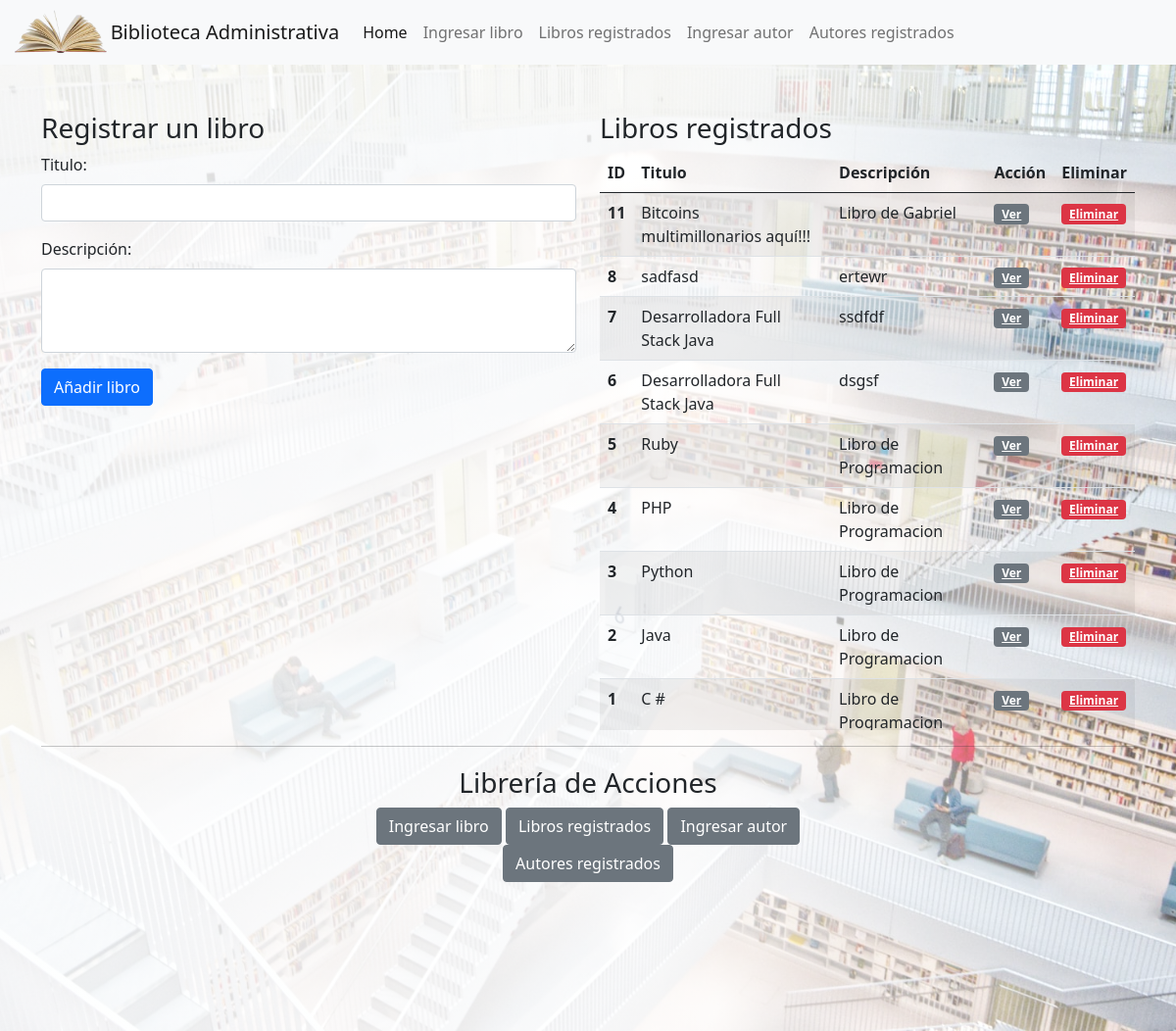
/libros, run on an earlier commit of the app's database.
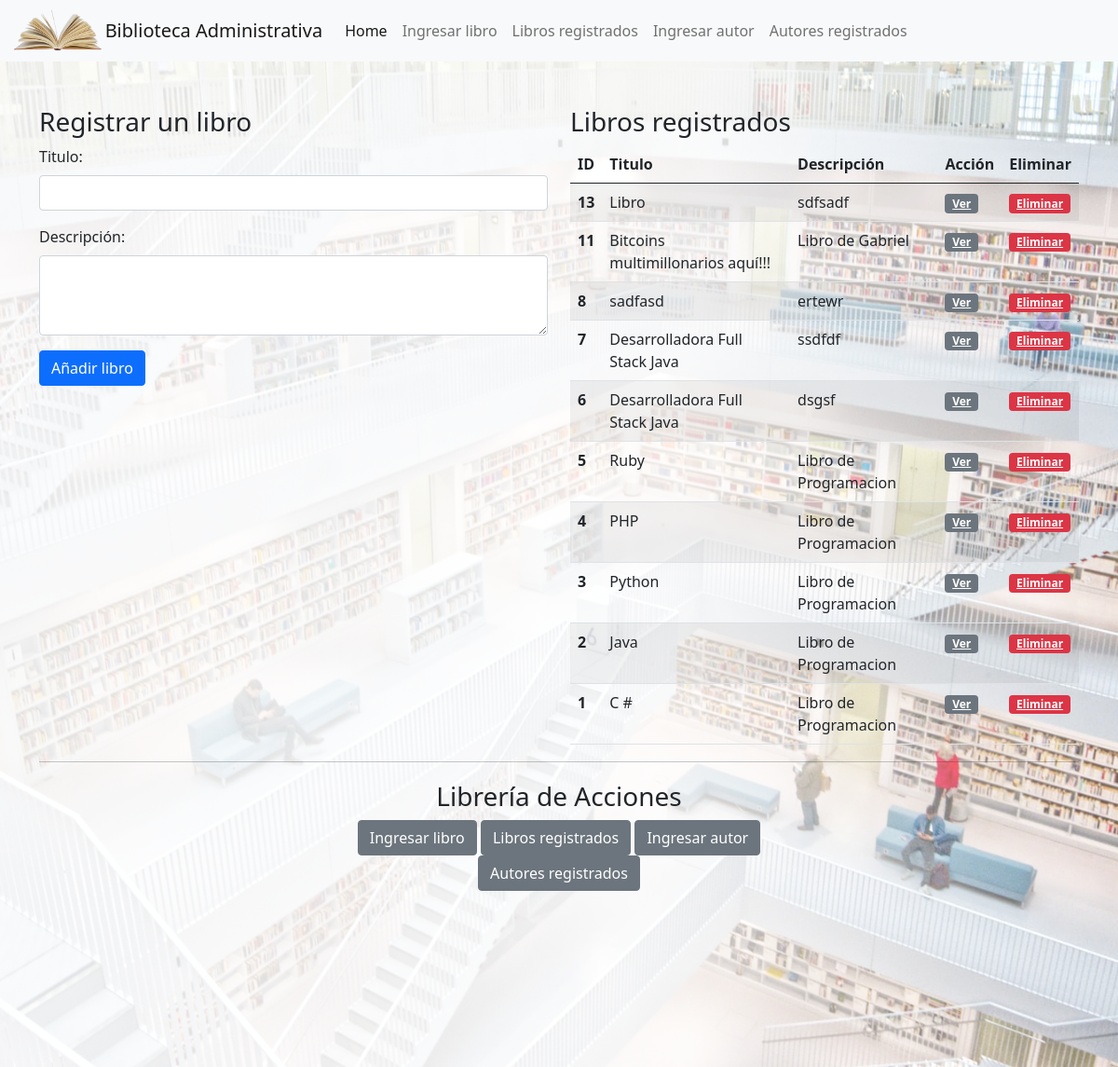
And on a later commit of the database.
### books_authors_app/models.py (models this page shows, shortened)
class Libro(models.Model):
    titulo = models.CharField(max_length=255)
    desc = models.CharField(max_length=255)
    created_at = models.DateTimeField(auto_now_add=True)
    updated_at = models.DateTimeField(auto_now_add=True)

### books_authors_app/views.py (the view)
# urls.py: path('libros', views.libros),
def libros(request):
    context = {
        'libros': Libro.objects.all()
    }
    return render(request, 'libros.html', context)

### books_authors_app/templates/libros.html (shortened to what this page needs)
<!DOCTYPE html>
<html lang="en">
<head>
    {% load static %}
    <link href="https://cdn.jsdelivr.net/npm/bootstrap@5.1.0/dist/css/bootstrap.min.css" rel="stylesheet"
>
    <link rel="stylesheet" href="{% static 'css/style.css' %}">
</head>
<body>
    <section class="bg">
        <nav class="navbar navbar-expand-lg navbar-light bg-light">
            <div class="container-fluid">
                <img src="{% static 'img/libro.png' %}" class="img-nav" /><a class="navbar-brand" href="#">Biblioteca
                    Administrativa</a>
                <div class="collapse navbar-collapse" id="navbarText">
                    <ul class="navbar-nav me-auto mb-2 mb-lg-0">
                        <li class="nav-item">
                            <a class="nav-link active" aria-current="page" href="/">Home</a>
                        </li>
                        <li class="nav-item">
                            <a class="nav-link" aria-current="page" href="/libros">Ingresar libro</a>
                        </li>
                        <li class="nav-item">
                            <a class="nav-link" href="/libros">Libros registrados</a>
                        </li>
                        <li class="nav-item">
                            <a class="nav-link" href="/autores">Ingresar autor</a>
                        </li>
                        <li class="nav-item">
                            <a class="nav-link" href="/autores">Autores registrados</a>
                        </li>
                    </ul>
                </div>
            </div>
        </nav>
    <div class="container">
        <div class="row">
            <div class="col-sm-12 col-md-6 mt-5">
                <h3>Registrar un libro</h3>
                <form method="post" action="ingresar_libro">
                    <div class="mb-3">
                        <label for="titulo" class="form-label">Titulo: </label>
                        <input type="text" class="form-control" id="titulo" name="titulo">
                    </div>
                    <div class="mb-3">
                        <label for="desc" class="form-label">Descripción: </label>
                        <textarea type="text" class="form-control" id="desc" name="desc" rows="3"></textarea>
                    </div>
                    <button type="submit" class="btn btn-primary">Añadir libro</button>
                </form>
            </div>
            <div class="col-sm-12 col-md-6 mt-5 registros">
                <h3>Libros registrados</h3>
                <table class="table table-striped">
                    <thead>
                        <tr>
                            <th scope="col">ID</th>
                            <th scope="col">Titulo</th>
                            <th scope="col">Descripción</th>
                            <th scope="col">Acción</th>
                            <th scope="col">Eliminar</th>
                        </tr>
                    </thead>
                    <tbody>
                        {% for libro in libros reversed%}
                        <tr>
                            <th scope="row">{{libro.id}}</th>
                            <td>{{libro.titulo}}</td>
                            <td>{{libro.desc}}</td>
                            <td><a class="badge bg-secondary" href="/ver_libro/{{libro.id}}">Ver</a></td>
                            <td><a class="badge bg-danger" href="/eliminar_libro/{{libro.id}}">Eliminar</a></td>
                        </tr>
                        {% endfor %}
                    </tbody>
                </table>
            </div>
        </div>
        <hr>
        <div class="container modulo2">
            <h3> Librería de Acciones </h3>
            <a class="btn btn-secondary" href="/libros">Ingresar libro</a>
            <a class="btn btn-secondary" href="/libros">Libros registrados</a>
            <a class="btn btn-secondary" href="/autores">Ingresar autor</a>
            <a class="btn btn-secondary" href="/autores">Autores registrados</a>
        </div>
    </div>
</section>
</body>
</html>

### books_authors_app/static/css/style.css (style rules this page uses)
.img-nav { height: 50px; width: auto; }
.bg { background: linear-gradient(95.61deg, rgba(255, 255, 255, 0.85) 59.36%, rgba(255, 255, 255, 0) 103.47%), url(../img/bg-desktop.jpeg) no-repeat center center/cover, #f8f6f6a4; height: 100vh; width: 100vw; }
.modulo2 { width: 50%; height: 50%; margin: 20px auto; text-align: center; }
.registros { max-height: 60vh; overflow-y: scroll; }

What changed in the data, as far as the page shows it:
added Libro: id "13", titulo "Libro", desc "sdfsadf"
